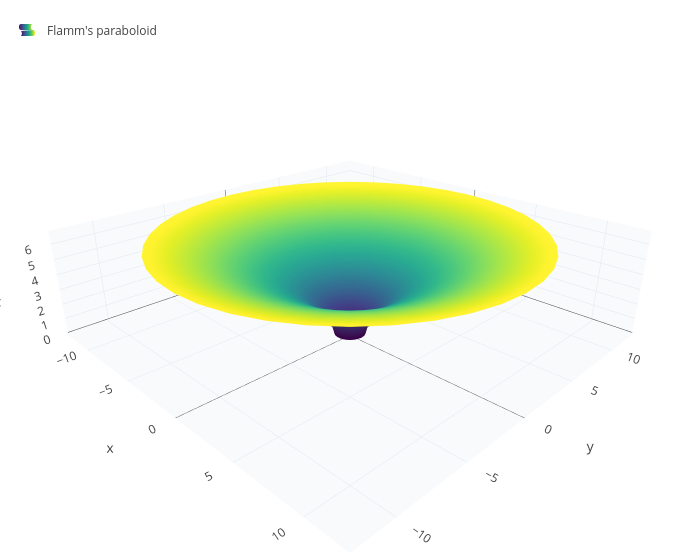

Notebook code for this chart:
### Code cell
r_s = 1;
legend(surface(r*cos(phi), r*sin(phi), 2*sqrt(r_s*(r-r_s)), r, 1, 12, phi, 0, 2*pi), "Flamm's paraboloid")

### Figure 1 — Plotly figure (JSON) as saved in the notebook; plotly's stock layout.template omitted (floating-point values rounded to 4 significant figures; data arrays with more than 128 entries replaced by an {"elided": "..."} marker saying what was removed)
{"data": [{"colorscale": "Viridis", "name": "Flamm's paraboloid", "opacity": 1, "showlegend": true, "showscale": false, "type": "surface", "x": {"elided": "41x41 float values"}, "y": {"elided": "41x41 float values"}, "z": {"elided": "41x41 float values"}}], "layout": {"height": 560, "legend": {"x": 0.01, "y": 0.99}, "margin": {"b": 0, "l": 0, "r": 0, "t": 10}, "scene": {"aspectmode": "data", "camera": {"eye": {"x": 1.6, "y": -1.6, "z": 1.0}}, "xaxis": {"backgroundcolor": "#f8fafc", "gridcolor": "#e2e8f0", "showbackground": true, "title": {"text": "x"}}, "yaxis": {"backgroundcolor": "#f8fafc", "gridcolor": "#e2e8f0", "showbackground": true, "title": {"text": "y"}}, "zaxis": {"backgroundcolor": "#f8fafc", "gridcolor": "#e2e8f0", "showbackground": true, "title": {"text": "z"}}}, "showlegend": true, "title": {"text": ""}, "width": 700}}
